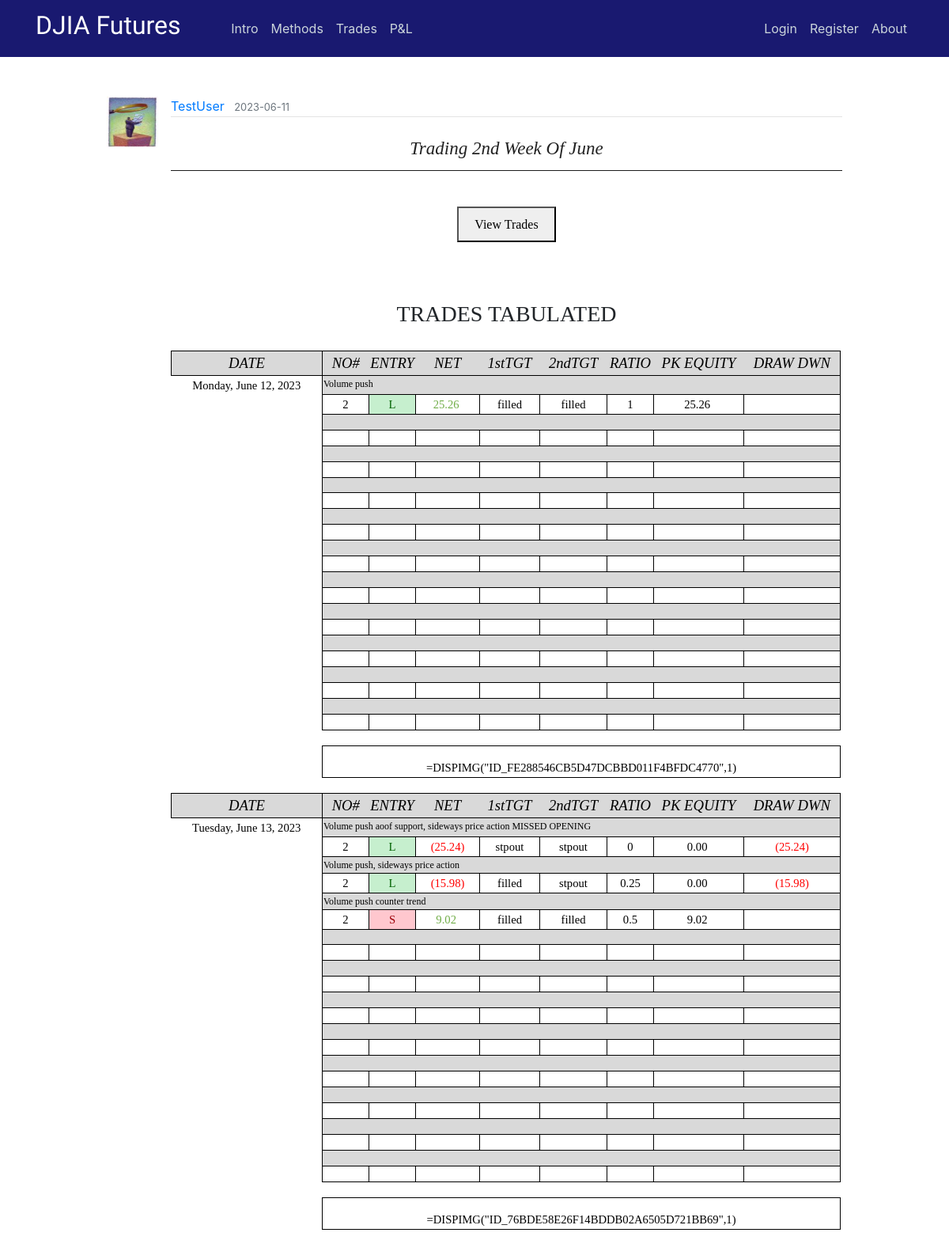
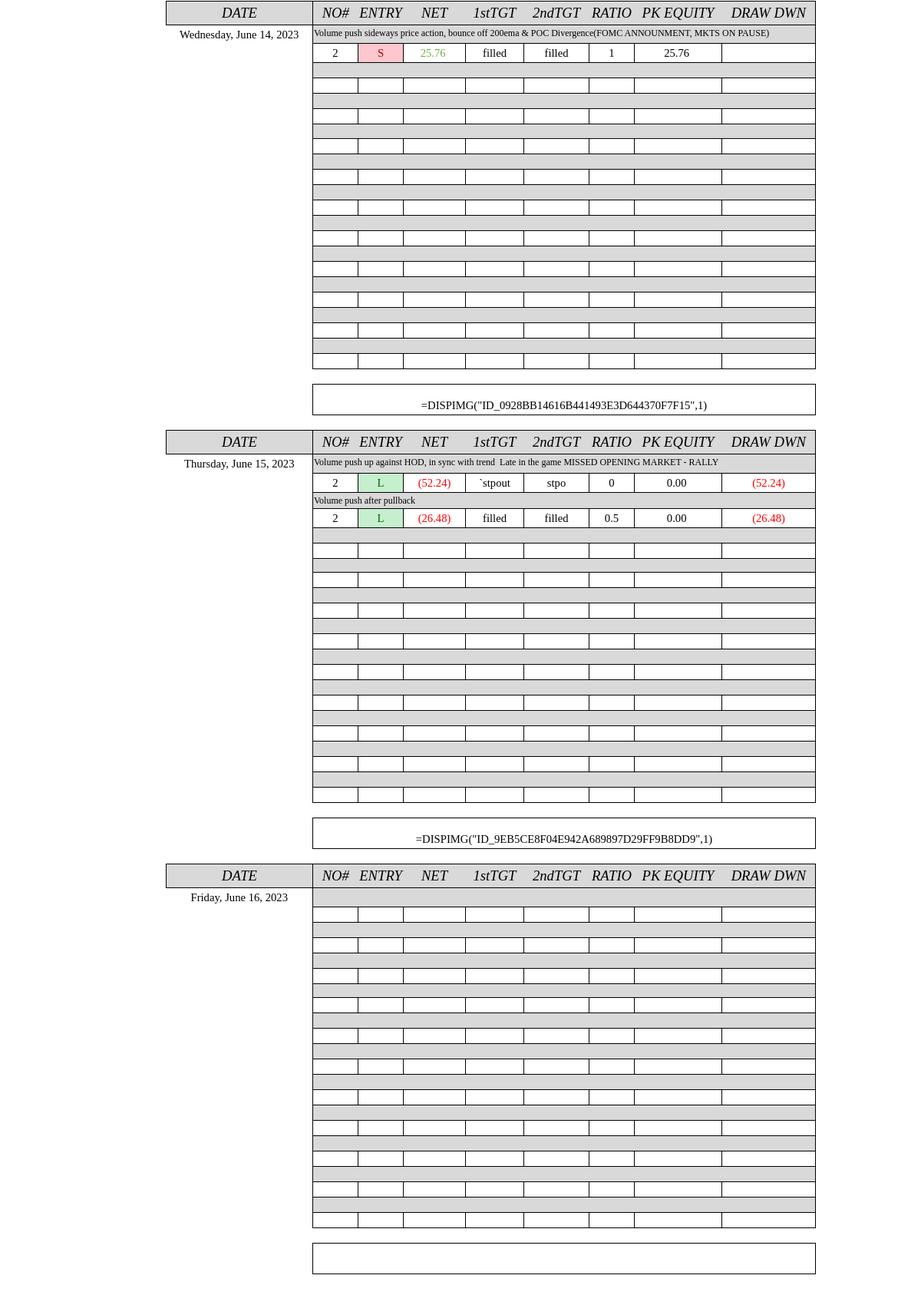
The page /post/214 on the database as committed earlier (2 pictures, top to bottom).
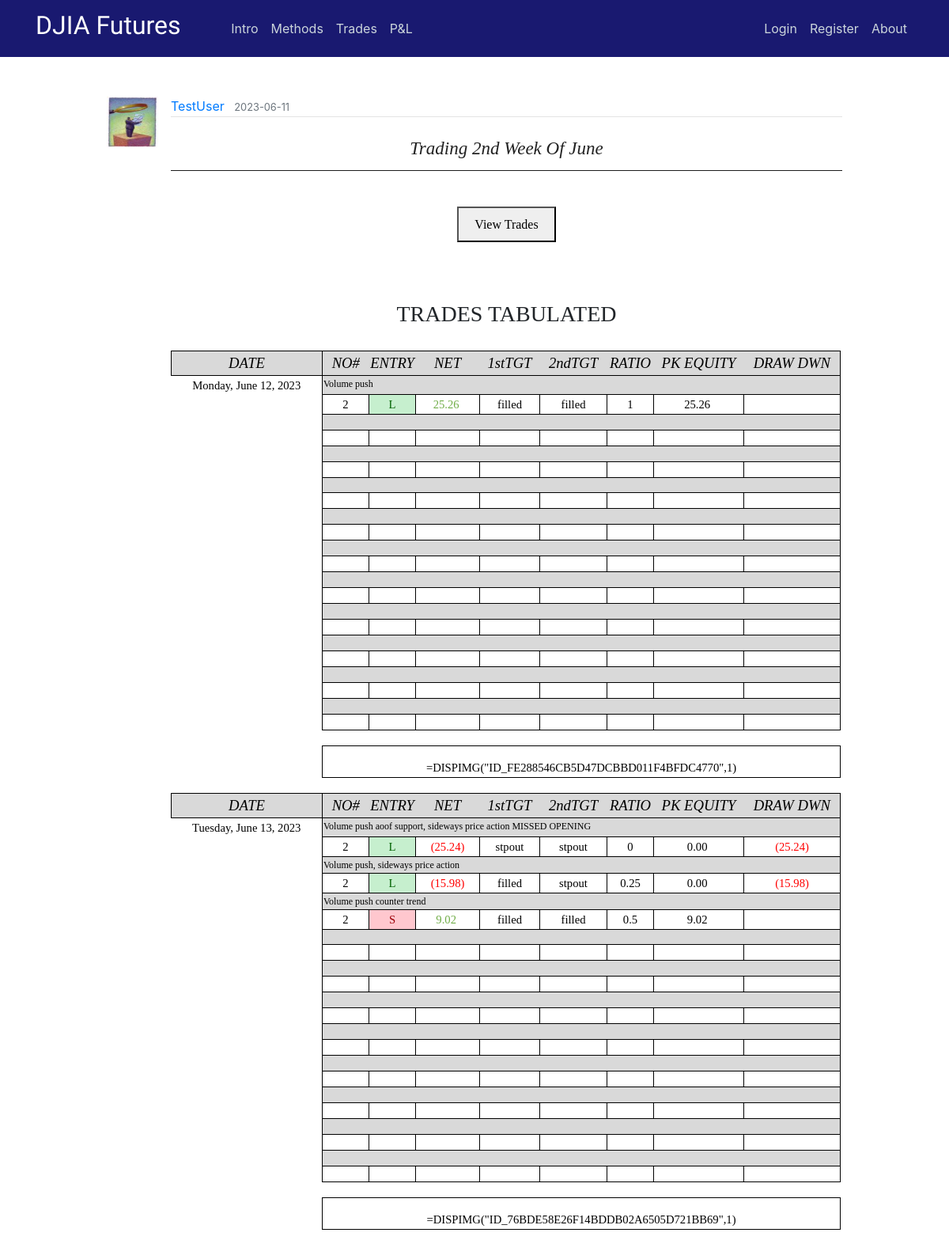
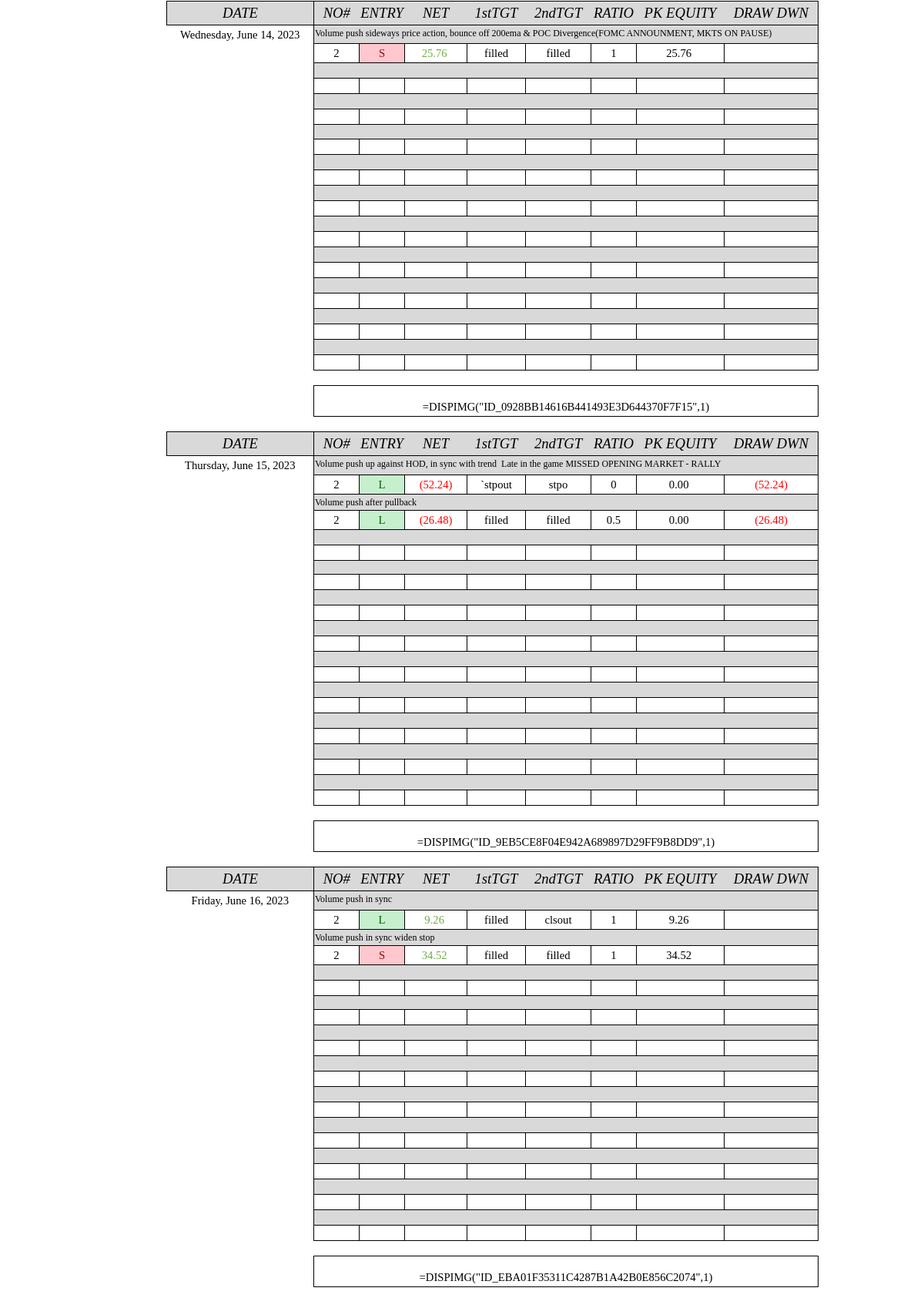
The same page on the database as committed later (2 pictures, top to bottom).
### flaskblog/models.py (models this page shows, shortened)
class User(db.Model, UserMixin):
    id = db.Column(db.Integer, primary_key=True)
    username = db.Column(db.String(20), unique=True, nullable=False)
    email = db.Column(db.String(120), unique=True, nullable=False)
    image_file = db.Column(db.String(20), nullable=False, default='default.jpg')
    password = db.Column(db.String(60), nullable=False)
    posts = db.relationship('Post', backref='author', lazy=True)

class Post(db.Model):
    id = db.Column(db.Integer, primary_key=True)
    title = db.Column(db.String(100), nullable=False)
    date_posted = db.Column(db.DateTime, nullable=False, default=datetime.utcnow)
    content = db.Column(db.Text, nullable=False)
    user_id = db.Column(db.Integer, db.ForeignKey('user.id'), nullable=False)
    teaser_title = db.Column(db.Text, nullable=True)
    teaser_details = db.Column(db.Text, nullable=True)
    teaser_caption = db.Column(db.Text, nullable=True)
    teaser_img = db.Column(db.Text, nullable=True)
    teaser_content = db.Column(db.Text, nullable=True)
    teaser_wkid = db.Column(db.Text, nullable=True)

### flaskblog/posts/routes.py (the view)
@posts.route("/post/<int:post_id>")
def post(post_id):
    post = Post.query.get_or_404(post_id)
    if len(post.teaser_wkid) != 0:
        weekly = post.teaser_wkid
    else:
        weekly = ""
    return render_template('post.html', weekly=weekly, title=post.title, post=post)

### flaskblog/templates/post.html (shortened to what this page needs)
{% extends "layout.html" %}
{% block content %}
  <article class="media content-section" style="border:none;">
    <img class="article-img" src="{{ url_for('static', filename='profile_pics/' + post.author.image_file) }}">
    <div class="media-body">
      <div class="article-metadata">
        <a class="mr-2" href="{{ url_for('users.user_posts', username=post.author.username) }}">{{ post.author.username }}</a>
        <small class="text-muted">{{ post.date_posted.strftime('%Y-%m-%d') }}</small>
      </div>
      <center><br><h3 class="hero-header">{{ post.title }}</h3><hr><br></center>
      {% if weekly |length %}
      <center><button onclick="myDetach()">View Trades</button></center>
      <br>
      <br>
      {% endif %}
      <br><H6>TRADES TABULATED</H6><br>
      {{ post.content|safe }}
  </article>
{% endblock content %}

### flaskblog/templates/layout.html (shortened to what this page needs)
<!DOCTYPE html>
<html xmlns:v="urn:schemas-microsoft-com:vml" xmlns:o="urn:schemas-microsoft-com:office:office" xmlns:x="urn:schemas-microsoft-com:office:excel" xmlns="http://www.w3.org/TR/REC-html40" >
    <head>
      <link rel="stylesheet" href="https://maxcdn.bootstrapcdn.com/bootstrap/4.0.0/css/bootstrap.min.css">
      <link rel="stylesheet" type="text/css" href="{{ url_for('static', filename='main.css') }}">
      <link rel="stylesheet" type="text/css" href="{{ url_for('static', filename='study.css') }}">
      <link rel="stylesheet" type="text/css" href="{{ url_for('static', filename='modal.css') }}">
      <link rel="Stylesheet" type="text/css" href="{{ url_for('static', filename='stylesheet.css') }}">
    </head>
    <body>
    <div class="grid">
    <header class="site-header">
          <nav class="navbar navbar-expand-md navbar-dark bg-steel fixed-top">
              <div class="container">
                <a class="navbar-brand mr-2" href="/"><h2><span style="font-family:Lobster Two">DJIA Futures &nbsp &nbsp &nbsp</span></h2></a>
                <div class="collapse navbar-collapse" id="navbarToggle">
                  <div class="navbar-nav mr-auto">
                    <a class="nav-item nav-link" href="{{ url_for('main.intro') }}">Intro</a>
                    <a class="nav-item nav-link" href="{{ url_for('main.methods') }}">Methods</a>
                    <a class="nav-item nav-link" href="{{ url_for('main.trades') }}">Trades</a>
                    <a class="nav-item nav-link" href="{{ url_for('main.pnl') }}">P&L</a>
                  </div>
                  <div class="navbar-nav">
                    {% if current_user.is_authenticated and current_user.username == "GuestUser" %}
                      <a class="nav-item nav-link" href="{{ url_for('users.login') }}">Members Login</a>
                      <a class="nav-item nav-link" href="{{ url_for('users.logout') }}">Logout</a>
                      <a class="nav-item nav-link" href="{{ url_for('main.about') }}">About</a>
                    {% else %}
                      {% if current_user.is_authenticated %}
                        <a class="nav-item nav-link" href="{{ url_for('posts.new_post') }}">New Post</a>
                        <a class="nav-item nav-link" href="{{ url_for('users.account') }}">Account</a>
                        <a class="nav-item nav-link" href="{{ url_for('users.logout') }}">Logout</a>
                        <a class="nav-item nav-link" href="{{ url_for('main.about') }}">About</a>
                      {% else %}
                        <a class="nav-item nav-link" href="{{ url_for('users.login') }}">Login</a>
                        <a class="nav-item nav-link" href="{{ url_for('users.register') }}">Register</a>
                        <a class="nav-item nav-link" href="{{ url_for('main.about') }}">About</a>
                      {% endif %}
                    {% endif %}
                  </div>
                </div>
              </div>
          </nav>
    </header>
    <main role="main" class="container-fluid site-header-border-adjust col-md-10">
      <div>
        {% block content %}{% endblock %}
      </div>
    </main>
    </body>
</html>

### flaskblog/static/main.css (style rules this page uses)
body { margin-top: 5rem; }
hr { margin-top: 1rem; margin-bottom: 1rem; border: 0; border-top: 1px solid rgba(0, 0, 0, 0.89); }
.bg-steel { background-color: midnightblue; }
.site-header .navbar-nav .nav-link { color: #cbd5db; }
.site-header-border-adjust { margin-top: 7rem; }
.content-section { background: #ffffff; padding: 10px 20px; border: 1px solid #000000; border-radius: 9px; margin-bottom: 20px; }
.article-img { height: 65px; width: 65px; margin-right: 16px; }
.article-metadata { padding-bottom: 1px; margin-bottom: 4px; border-bottom: 1px solid #e3e3e3 }

### flaskblog/static/study.css (style rules this page uses)
h3.hero-header { color: #222; text-transform: capitalize; font-weight: 400; font-style: italic; font-size: 28px; font-family: Baskerville, 'Baskerville Old Face', 'Hoefler Text', Garamond, 'Times New Roman', serif; }
h3 { font-weight: 700; line-height: 1; }
h6 { text-align: center; font-weight: 400; font-size: 24px; font-family: Baskerville, 'Baskerville Old Face', 'Hoefler Text', Garamond, 'Times New Roman', serif; line-height: 1; }
button { margin-top: 5px; margin-bottom: 5px; padding: 8px 20px 7px; font-family: Cambria, Georgia, serif; line-height: 1.6; }
@media screen and (min-width: 25rem) { h3.hero-header { font-size: 23px; } }
@media screen and (min-width: 36rem) { h6 { font-size: 26px; } }
@media screen and (min-width: 48rem) { h6 { font-size: 28px; } }

### flaskblog/static/modal.css (style rules this page uses)
img { margin-bottom: -4px; }

Rows that differ between the two databases and show on the page:
changed Post "Trading 2nd Week Of June": content "…Friday, June 16, 2023" → "…Friday, June 16, 2023 Volume push in sync 2 L 9.26 filled clsout 1 9.26 Volume push in sync widen stop 2 S 34.52 filled filled 1 34.52 =DISPIMG(\"ID_EBA01F35311C4287B1A42B0E856C2074\",1)"
